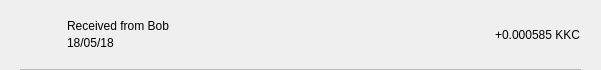
<?xml version="1.0" encoding="UTF-8"?>
<ui version="4.0">
 <class>TxRow</class>
 <widget class="QWidget" name="TxRow">
  <property name="geometry">
   <rect>
    <x>0</x>
    <y>0</y>
    <width>601</width>
    <height>70</height>
   </rect>
  </property>
  <property name="minimumSize">
   <size>
    <width>0</width>
    <height>40</height>
   </size>
  </property>
  <property name="windowTitle">
   <string>Form</string>
  </property>
  <layout class="QVBoxLayout" name="verticalLayout_3">
   <property name="spacing">
    <number>0</number>
   </property>
   <property name="leftMargin">
    <number>0</number>
   </property>
   <property name="topMargin">
    <number>0</number>
   </property>
   <property name="rightMargin">
    <number>0</number>
   </property>
   <property name="bottomMargin">
    <number>0</number>
   </property>
   <item>
    <widget class="QWidget" name="rowContainer" native="true">
     <layout class="QVBoxLayout" name="verticalLayout_2">
      <property name="spacing">
       <number>9</number>
      </property>
      <property name="leftMargin">
       <number>20</number>
      </property>
      <property name="topMargin">
       <number>9</number>
      </property>
      <property name="rightMargin">
       <number>20</number>
      </property>
      <property name="bottomMargin">
       <number>0</number>
      </property>
      <item>
       <widget class="QFrame" name="frame">
        <property name="styleSheet">
         <string notr="true">border:none;</string>
        </property>
        <property name="frameShape">
         <enum>QFrame::StyledPanel</enum>
        </property>
        <property name="frameShadow">
         <enum>QFrame::Raised</enum>
        </property>
        <layout class="QHBoxLayout" name="horizontalLayout" stretch="0,2,0">
         <property name="leftMargin">
          <number>0</number>
         </property>
         <property name="topMargin">
          <number>0</number>
         </property>
         <property name="rightMargin">
          <number>0</number>
         </property>
         <property name="bottomMargin">
          <number>0</number>
         </property>
         <item>
          <widget class="QPushButton" name="icon">
           <property name="focusPolicy">
            <enum>Qt::NoFocus</enum>
           </property>
           <property name="styleSheet">
            <string notr="true">border:none;</string>
           </property>
           <property name="text">
            <string/>
           </property>
           <property name="iconSize">
            <size>
             <width>28</width>
             <height>28</height>
            </size>
           </property>
          </widget>
         </item>
         <item>
          <layout class="QVBoxLayout" name="verticalLayout">
           <property name="spacing">
            <number>3</number>
           </property>
           <property name="leftMargin">
            <number>9</number>
           </property>
           <item>
            <widget class="QLabel" name="lblAddress">
             <property name="styleSheet">
              <string notr="true"/>
             </property>
             <property name="text">
              <string>Received from Bob</string>
             </property>
             <property name="alignment">
              <set>Qt::AlignBottom|Qt::AlignLeading|Qt::AlignLeft</set>
             </property>
            </widget>
           </item>
           <item>
            <widget class="QLabel" name="lblDate">
             <property name="styleSheet">
              <string notr="true"/>
             </property>
             <property name="text">
              <string>18/05/18</string>
             </property>
             <property name="alignment">
              <set>Qt::AlignLeading|Qt::AlignLeft|Qt::AlignTop</set>
             </property>
            </widget>
           </item>
          </layout>
         </item>
         <item>
          <widget class="QLabel" name="lblAmount">
           <property name="styleSheet">
            <string notr="true"/>
           </property>
           <property name="text">
            <string>+0.000585 KKC</string>
           </property>
          </widget>
         </item>
        </layout>
       </widget>
      </item>
      <item>
       <widget class="QLabel" name="lblDivisory">
        <property name="minimumSize">
         <size>
          <width>0</width>
          <height>1</height>
         </size>
        </property>
        <property name="maximumSize">
         <size>
          <width>16777215</width>
          <height>1</height>
         </size>
        </property>
        <property name="styleSheet">
         <string notr="true">background-color:#bababa;</string>
        </property>
        <property name="text">
         <string/>
        </property>
        <property name="alignment">
         <set>Qt::AlignBottom|Qt::AlignLeading|Qt::AlignLeft</set>
        </property>
       </widget>
      </item>
     </layout>
    </widget>
   </item>
  </layout>
 </widget>
 <resources/>
 <connections/>
</ui>
